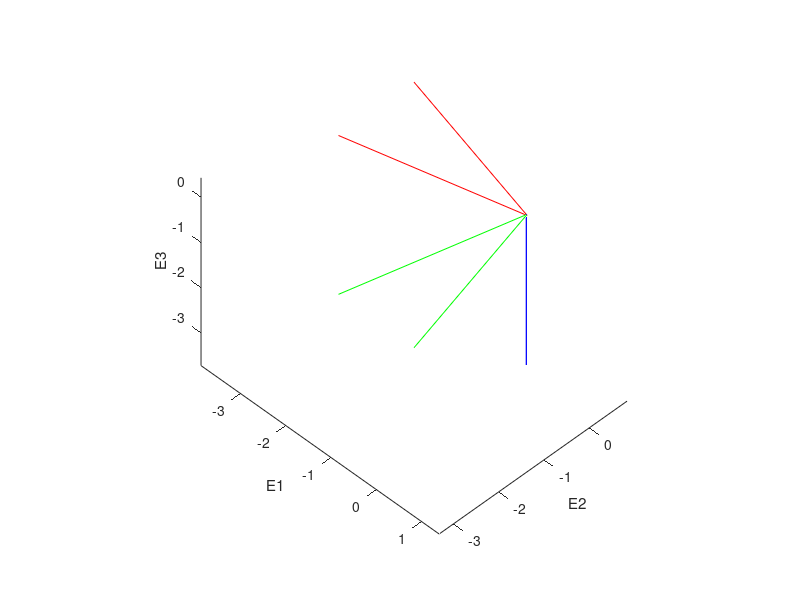

This chart was generated by the following MATLAB code: (Note: this script raises an error after producing the figure.)
function [results] = test_script()

close all;
clc;

disp('Kinematics test')

% Macros
zero_vec = [0;0;0];

% Constants
% link 0 (worl to foot)
foot_l = 0.10;
foot_w = 0.06;
foot_h = 0.02;
foot_dim = [foot_w; foot_l; foot_h];
foot_w_to_com = [0; 0; foot_h/2]; % move up so the foot is on the ground

% invisiblelink(invl) 1 (foot to j1)
invl_l = 0.02;
invl_w = 0.01;
invl_h = 0.01;
invl1_dim = [invl_w; invl_l; invl_h];
invl1_j_to_com = [0; foot_l/3; foot_h];

% invisiblelink(invl) 2 (j1 to j2)
invl2_dim = [invl_l; invl_w; invl_h];
invl2_j_to_com = [0; invl_w; invl_w];

% leg 1 (j2 to leg1)
leg1_l = 0.15;
leg1_w = 0.01;
leg1_h = 0.01;
leg1_dim = [leg1_w; leg1_l; leg1_h];
leg1_prev_to_com = [0; leg1_l/2; 0]; % p_ (position vector pointing from j2 to COM)
leg1_prev_to_next = [0; leg1_l; 0];

% invisiblelink(invl) 3 (leg1 to j3)
invl3_dim = [invl_l; invl_w; invl_h];
invl3_j_to_com = [0; leg1_l/2; 0];

% link 3 (j3 to j4)
leg2_l = 0.15;
leg2_w = 0.01;
leg2_h = 0.01;
leg2_dim = [leg2_w; leg2_l; leg2_h];
leg2_j_to_com = [0; leg2_l/2; 0];

% invisiblelink(invl) 4 (j4 to j5)

% link 5 (j5 to j6)
head_l = 0.10;
head_w = 0.05;
head_h = 0.05;
head_dim = [head_w; head_h; head_l];
head_j_to_com = [0; head_h/2; head_l/3];

% Define configuration
q1 = 0.1;
q2 = pi/2;
q3 = pi-2*q2;
q4 = 0;
q5 = 0;
q = [q1;q2;q3;q4;q5];

% Define kinematics
% a_0 = [0;0;0];
% a0 = a_0;
% a1 = a_0;
% a2 = [0; leg1_l; 0];
% a3 = [0; leg2_l; 0];
% a4 = a_0;
% a5 = [0; head_l*2/3; 0];
% a = [a0, a1, a2, a3, a4, a5];

% x = kinematics(q, a);
% x = kinematics3(q, a1, a2, a3);


% Plot 3D
show_plot = 1;
if(show_plot)
    figure()
    hold on
    xlabel("E1");
    ylabel("E2");
    zlabel("E3");
    axis equal;
    view (45,45);

    % world frame
    quiver3(0,0,0,1,0,0, 0.02, 'r', "MaxHeadSize", 100);
    quiver3(0,0,0,0,1,0, 0.02, 'g', "MaxHeadSize", 100);
    quiver3(0,0,0,0,0,1, 0.02, 'b', "MaxHeadSize", 100);

    % plot foot
    T_foot = Tx(0, foot_w_to_com);
    foot_R_shift = zero_vec;
    handle_foot = plot_rectbar_3d_robotjoints(T_foot, foot_dim); %, foot_R_shift);

    % invl1
    T_invl1 = T_foot * Ty(q(1), invl1_j_to_com);
    invl1_R_shift = zero_vec;
    handle_invl1 = plot_rectbar_3d_robotjoints(T_invl1, invl1_dim); %, invl1_R_shift);

    % invl2
    T_invl2 = T_invl1 * Tx(q(2), invl2_j_to_com);
    invl2_R_shift = zero_vec;
    handle_invl2 = plot_rectbar_3d_robotjoints(T_invl2, invl2_dim); %, invl2_R_shift);

    % leg1
    T_leg1 = T_invl2 * Tx(0, leg1_prev_to_com);
    leg1_R_shift = zero_vec;
    handle_leg1 = plot_rectbar_3d_robotjoints(T_leg1, leg1_dim); %, leg1_R_shift);

    % invl3
    T_invl3 = T_leg1 * Tx(0, invl3_j_to_com);
    handle_invl3 = plot_rectbar_3d_robotjoints(T_invl3, invl3_dim); %, invl2_R_shift);
end

end